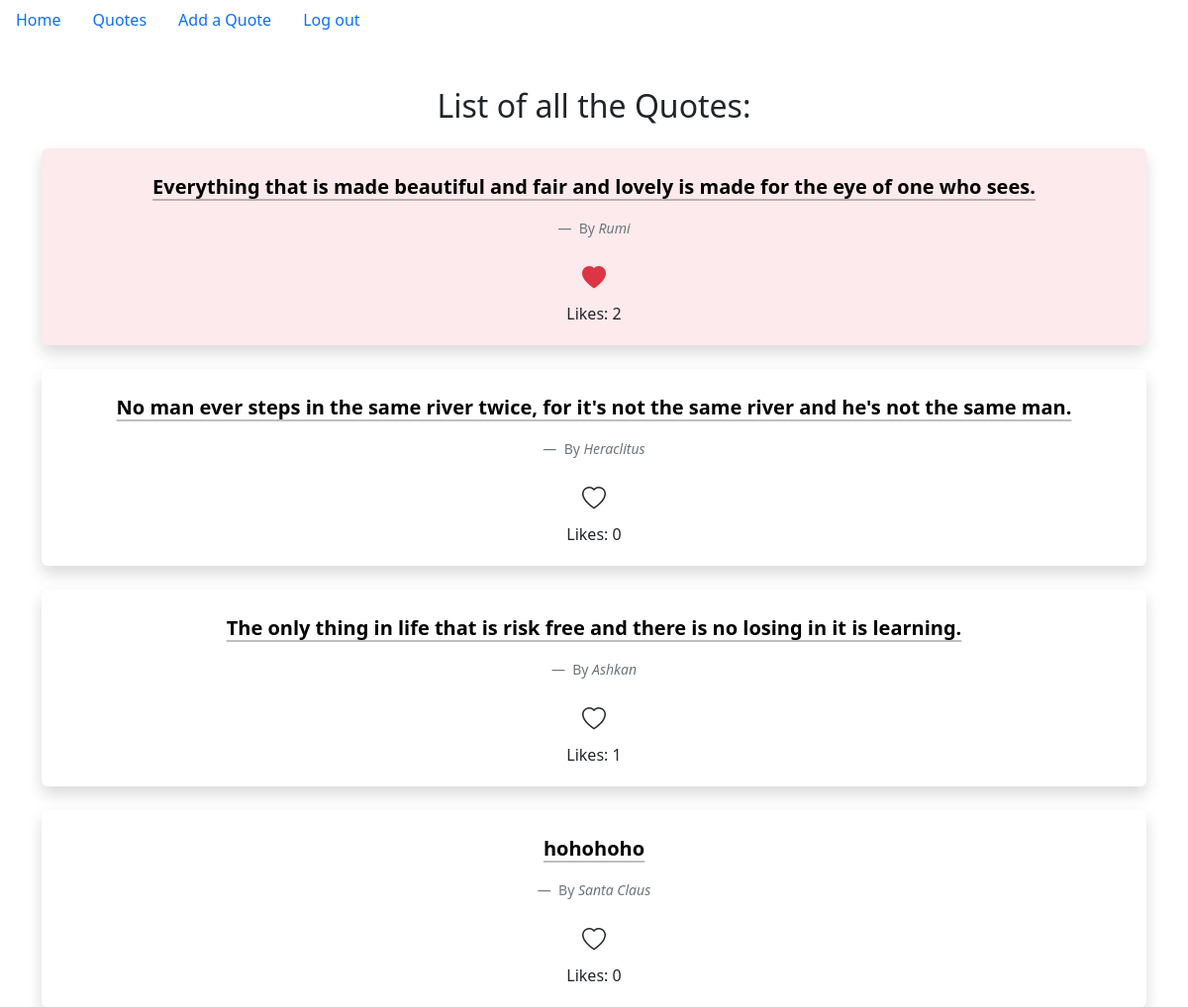
The page /quote/quote_list/ (signed in) on the database its author committed.
### myApp/models.py (models this page shows, shortened)
class Quote(models.Model):
    body = models.CharField(max_length=500)
    publisher = models.ForeignKey(User, on_delete=models.CASCADE)
    author = models.CharField(max_length=260)
    like_numbers = models.PositiveSmallIntegerField(default=0)
    def count_likes(self):
        counter = len(Like.objects.filter(quote=self))
        self.like_numbers = counter
        self.save()
        return counter

### myApp/views.py (the view)
# urls.py: path('quote/quote_list/', views.QuoteListView.as_view(), name='quote_list'),
class QuoteListView(LoginRequiredMixin, generic.ListView):
    model = Quote
    template_name = 'myApp/quote_list.html'
    context_object_name = 'quotes'
    def get_queryset(self):
        user = self.request.user
        queryset = Quote.objects.annotate(liked=Exists(Like.objects.filter(user=user, quote=OuterRef('pk'))))
        return queryset
    def get_context_data(self, **kwargs):
        context = super().get_context_data(**kwargs)
        context['form'] = LikeForm
        return context

### templates/myApp/quote_list.html (shortened to what this page needs)
{% extends 'base.html' %} {% block content %}
<div class="container mt-5">
  <h2 class="text-center mb-4">List of all the Quotes:</h2>
  {% for quote in quotes %}
  <div class="container mt-4 px-4 pt-4 pb-1 rounded shadow {% if quote.liked %} bg-danger bg-opacity-10 {% endif %}">
    <figure class="text-center">
      <blockquote class="blockquote">
        <a
          href="{% url 'quote_detail' quote.id %}"
          class="link-body-emphasis link-offset-2 link-underline-opacity-25 link-underline-opacity-75-hover fs-5 fw-semibold"
        >
          {{ quote.body }}
        </a>
      </blockquote>
      <figcaption class="blockquote-footer mt-2">
        By <cite title="Source Title">{{ quote.author }}</cite>
      </figcaption>
      <div class="d-flex justify-content-center align-items-center mt-2">
        <form action="{% url 'like' quote.id %}" method="post" class="d-inline">
          <button type="submit" class="btn border-0 bg-transparent">
            {% if quote.liked %}
            <i class="bi bi-heart-fill text-danger fs-4"></i>
            {% else %}
            <i class="bi bi-heart text-dark fs-4"></i>
            {% endif %}
          </button>
        </form>
      </div>
      <div class="footer">Likes: {{ quote.count_likes }}</div>
    </figure>
  </div>
  {% endfor %}
</div>
{% endblock content %}

### static/css/base.css (style rules this page uses)
body { background-color: cornsilk; }

### rows shown on the page
Quote: body "Everything that is made beautiful and fair and lovely is made for the eye of one who sees.", author "Rumi", count_likes "2"
Quote: body "No man ever steps in the same river twice, for it's not the same river and he's not the same man.", author "Heraclitus", count_likes "0"
Quote: body "The only thing in life that is risk free and there is no losing in it is learning.", author "Ashkan", count_likes "1"
Quote: body "hohohoho", author "Santa Claus", count_likes "0"
